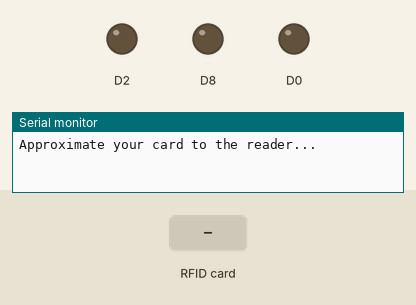
Bench run of a sketch on a simulated ESP8266 (NodeMCU). Shown: output pins drawn as LEDs (lit = HIGH), the last lines printed to the serial monitor. Dashed ring = blinking. Inputs (shaded band) come from the test bench. WiFi joins after 1.5 s; servers stay silent unless stated.

Above: at 3.0 s.
3.1 s: RFID card 12 34 56 78 held to the reader
At 6.0 s:
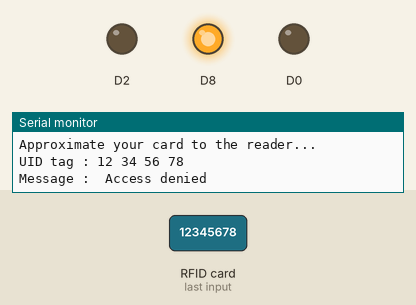
6.1 s: RFID card 92 6C 8D 47 held to the reader
At 7.01 s:
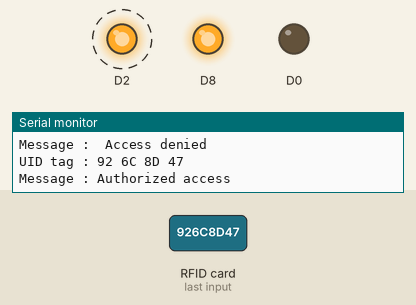
8.5 s: RFID card 5E 7A 19 C4 held to the reader
At 10.7 s:
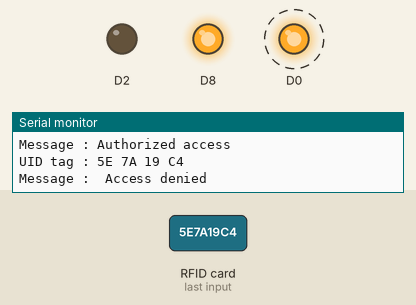
Timing chart, 0 to 13.3 s (numbered marks = the images above; inputs shaded):
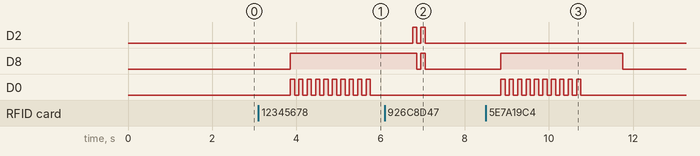

Measured:
- after the input at 3.1 s, D8: LOW → HIGH after 0.76 s; D0: alternates HIGH for 0.10 s and LOW for 0.10 s, starting after 0.76 s
- after the input at 6.1 s, D2: alternates HIGH for 0.10 s and LOW for 0.10 s, 4 changes in all, then stays LOW, starting after 0.66 s; D8: HIGH → LOW after 0.76 s instead of 0.66 s
- after the input at 8.5 s, D8: LOW → HIGH after 0.36 s, → LOW 2.9 s later; D0: alternates HIGH for 0.10 s and LOW for 0.10 s, 20 changes in all, then stays LOW, starting after 0.36 s

The sketch:

RFID_BLYNK_TEST.ino
```cpp
#define BLYNK_PRINT Serial
#include <ESP8266WiFi.h>
#include <BlynkSimpleEsp8266.h>
#include <SPI.h>
#include <MFRC522.h>

#define SS_PIN D4
#define RST_PIN D3

MFRC522 mfrc522(SS_PIN, RST_PIN);   // Create MFRC522 instance.

char auth[] = "l2AvNgrAAvaqCGDBLgs-EtD7ccxOH1X9";
char ssid[] = "azrihaziq";
char pass[] = "12345678";

BlynkTimer timer;

void setup()
{
  Serial.begin(9600);
  SPI.begin();      // Initiate  SPI bus
  mfrc522.PCD_Init();   // Initiate MFRC522
  Serial.println("Approximate your card to the reader...");
  Serial.println();
  pinMode(D8, OUTPUT);
  pinMode(D0, OUTPUT);
  pinMode(D2, OUTPUT);
  Blynk.begin(auth, ssid, pass);
  timer.setInterval(1000L,notify);
}

void loop()
{
  Blynk.run();
  timer.run();
}

void notify()
{
  // Look for new cards
  if ( ! mfrc522.PICC_IsNewCardPresent())
  {
    return;
  }
  // Select one of the cards
  if ( ! mfrc522.PICC_ReadCardSerial())
  {
    return;
  }
  //Show UID on serial monitor
  Serial.print("UID tag :");
  String content = "";
  byte letter;
  for (byte i = 0; i < mfrc522.uid.size; i++)
  {
    Serial.print(mfrc522.uid.uidByte[i] < 0x10 ? " 0" : " ");
    Serial.print(mfrc522.uid.uidByte[i], HEX);
    content.concat(String(mfrc522.uid.uidByte[i] < 0x10 ? " 0" : " "));
    content.concat(String(mfrc522.uid.uidByte[i], HEX));
  }
  Serial.println();
  Serial.print("Message : ");
  content.toUpperCase();
  if (content.substring(1) == "92 6C 8D 47")
  {
    Serial.println("Authorized access");
    Serial.println();
    Blynk.notify("AZRI HAZIQ (2180176) CHECKED IN");
    digitalWrite(D8, HIGH);
    digitalWrite(D2, HIGH);
    delay(100);
    digitalWrite(D8, LOW);
    digitalWrite(D2, LOW);
    delay(100);
    digitalWrite(D8, HIGH);
    digitalWrite(D2, HIGH);
    delay(100);
    digitalWrite(D8, LOW);
    digitalWrite(D2, LOW);
//    delay(2000);
  }

  else if (content.substring(1) == "52 00 89 47")
  {
    Serial.println("Authorized access");
    Serial.println();
    Blynk.notify("AKMAL HANIF (2180130) CHECKED IN");
    digitalWrite(D8, HIGH);
    digitalWrite(D2, HIGH);
    delay(100);
    digitalWrite(D8, LOW);
    digitalWrite(D2, LOW);
    delay(100);
    digitalWrite(D8, HIGH);
    digitalWrite(D2, HIGH);
    delay(100);
    digitalWrite(D8, LOW);
    digitalWrite(D2, LOW);
//    delay(2000);
  }

  else   {
    Serial.println(" Access denied");
    digitalWrite(D8, HIGH);
    digitalWrite(D0, HIGH);
    delay(100);
    digitalWrite(D0, LOW);
    delay(100);
    digitalWrite(D0, HIGH);
    delay(100);
    digitalWrite(D0, LOW);
    delay(100);
    digitalWrite(D0, HIGH);
    delay(100);
    digitalWrite(D0, LOW);
    delay(100);
    digitalWrite(D0, HIGH);
    delay(100);
    digitalWrite(D0, LOW);
    delay(100);
    digitalWrite(D0, HIGH);
    delay(100);
    digitalWrite(D0, LOW);
    delay(100);
    digitalWrite(D0, HIGH);
    delay(100);
    digitalWrite(D0, LOW);
    delay(100);
    digitalWrite(D0, HIGH);
    delay(100);
    digitalWrite(D0, LOW);
    delay(100);
    digitalWrite(D0, HIGH);
    delay(100);
    digitalWrite(D0, LOW);
    delay(100);
    digitalWrite(D0, HIGH);
    delay(100);
    digitalWrite(D0, LOW);
    delay(100);
    digitalWrite(D0, HIGH);
    delay(100);
    digitalWrite(D0, LOW);
    delay(1000);
    digitalWrite(D8, LOW);
  }
}
```
